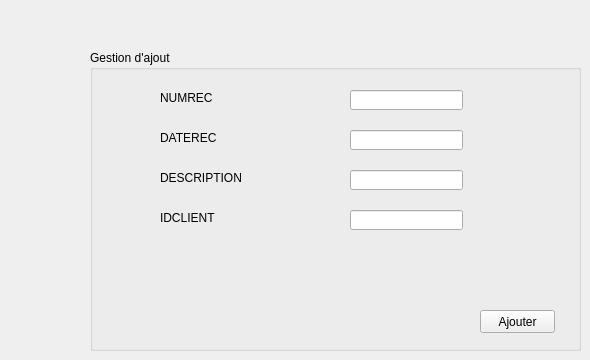
      <widget class="QWidget" name="AddA">
       <attribute name="title">
        <string>Ajouter une reclamation</string>
       </attribute>
       <widget class="QGroupBox" name="groupBox">
        <property name="geometry">
         <rect>
          <x>90</x>
          <y>50</y>
          <width>491</width>
          <height>301</height>
         </rect>
        </property>
        <property name="title">
         <string>Gestion d'ajout</string>
        </property>
        <widget class="QLineEdit" name="lineEdit_cin">
         <property name="geometry">
          <rect>
           <x>260</x>
           <y>40</y>
           <width>113</width>
           <height>20</height>
          </rect>
         </property>
         <property name="text">
          <string/>
         </property>
        </widget>
        <widget class="QLineEdit" name="lineEdit_prenom">
         <property name="geometry">
          <rect>
           <x>260</x>
           <y>120</y>
           <width>113</width>
           <height>20</height>
          </rect>
         </property>
        </widget>
        <widget class="QLabel" name="label">
         <property name="geometry">
          <rect>
           <x>70</x>
           <y>40</y>
           <width>111</width>
           <height>16</height>
          </rect>
         </property>
         <property name="text">
          <string>NUMREC</string>
         </property>
        </widget>
        <widget class="QLabel" name="label_2">
         <property name="geometry">
          <rect>
           <x>70</x>
           <y>120</y>
           <width>111</width>
           <height>16</height>
          </rect>
         </property>
         <property name="text">
          <string>DESCRIPTION</string>
         </property>
        </widget>
        <widget class="QLabel" name="label_3">
         <property name="geometry">
          <rect>
           <x>70</x>
           <y>80</y>
           <width>111</width>
           <height>16</height>
          </rect>
         </property>
         <property name="text">
          <string>DATEREC</string>
         </property>
        </widget>
        <widget class="QLabel" name="label_4">
         <property name="geometry">
          <rect>
           <x>70</x>
           <y>160</y>
           <width>111</width>
           <height>16</height>
          </rect>
         </property>
         <property name="text">
          <string>IDCLIENT</string>
         </property>
        </widget>
        <widget class="QLineEdit" name="lineEdit_nom">
         <property name="geometry">
          <rect>
           <x>260</x>
           <y>80</y>
           <width>113</width>
           <height>20</height>
          </rect>
         </property>
         <property name="text">
          <string/>
         </property>
        </widget>
        <widget class="QLineEdit" name="lineEdit_age">
         <property name="geometry">
          <rect>
           <x>260</x>
           <y>160</y>
           <width>113</width>
           <height>20</height>
          </rect>
         </property>
         <property name="text">
          <string/>
         </property>
        </widget>
        <widget class="QPushButton" name="pb_ajouter">
         <property name="geometry">
          <rect>
           <x>390</x>
           <y>260</y>
           <width>75</width>
           <height>23</height>
          </rect>
         </property>
         <property name="text">
          <string>Ajouter</string>
         </property>
        </widget>
       </widget>
      </widget>
